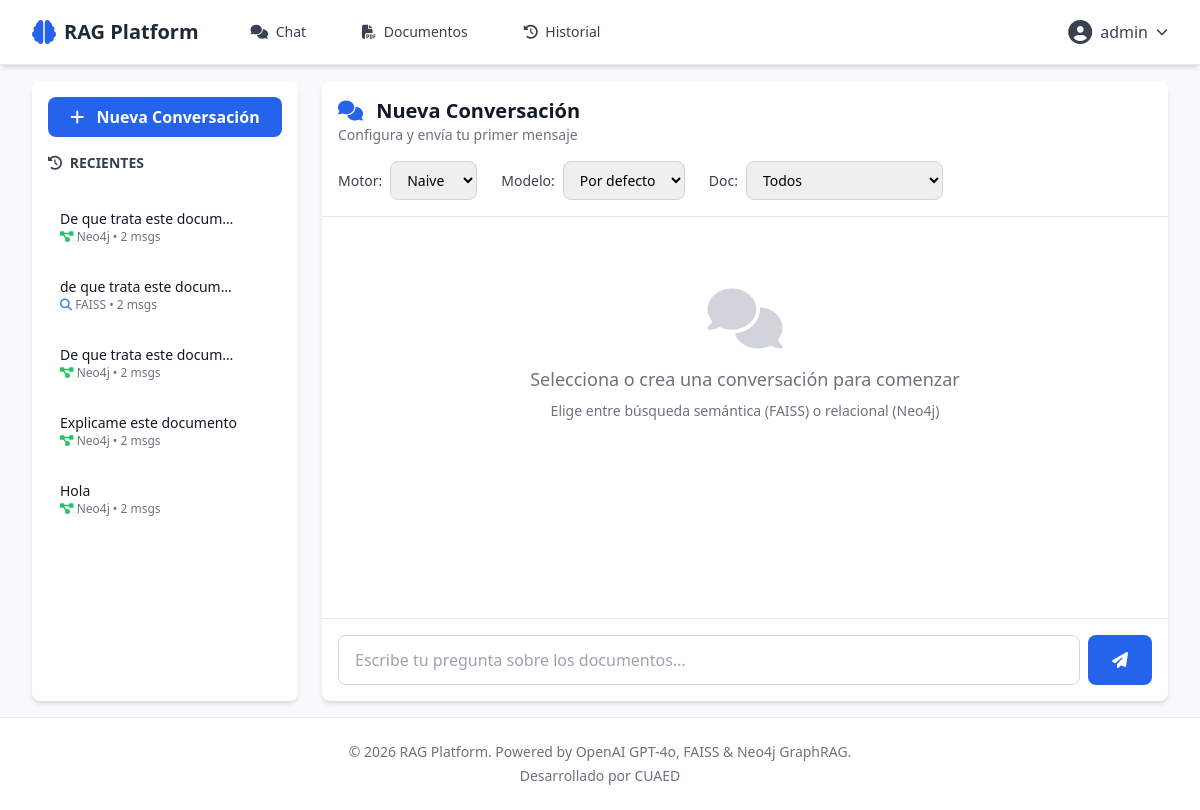
The page /chat/ (signed in) on the database its author committed.
### rag_platform/accounts/models.py (models this page shows, shortened)
class User(AbstractUser):
    bio = models.TextField(max_length=500, blank=True, verbose_name='Biografía')
    avatar = models.ImageField(upload_to='avatars/', null=True, blank=True, verbose_name='Avatar')
    created_at = models.DateTimeField(auto_now_add=True, verbose_name='Fecha de registro')
    updated_at = models.DateTimeField(auto_now=True, verbose_name='Última actualización')
    preferred_engine = models.CharField(
        max_length=10,
        choices=[('faiss', 'FAISS'), ('neo4j', 'Neo4j')],
        default='faiss',
        verbose_name='Motor preferido'
    )
    class Meta:
        verbose_name = 'Usuario'
        verbose_name_plural = 'Usuarios'
        ordering = ['-created_at']

### rag_platform/chat/models.py (models this page shows, shortened)
class Conversation(models.Model):
    user = models.ForeignKey(
        settings.AUTH_USER_MODEL,
        on_delete=models.CASCADE,
        related_name='conversations',
        verbose_name='Usuario'
    )
    title = models.CharField(max_length=255, verbose_name='Título')
    engine_used = models.CharField(
        max_length=10,
        choices=[('faiss', 'FAISS'), ('neo4j', 'Neo4j')],
        default='faiss',
        verbose_name='Motor utilizado'
    )
    created_at = models.DateTimeField(auto_now_add=True, verbose_name='Fecha de creación')
    updated_at = models.DateTimeField(auto_now=True, verbose_name='Última actualización')
    is_active = models.BooleanField(default=True, verbose_name='Activa')
    class Meta:
        verbose_name = 'Conversación'
        verbose_name_plural = 'Conversaciones'
        ordering = ['-updated_at']
        indexes = [
            models.Index(fields=['-updated_at']),
            models.Index(fields=['user', '-updated_at']),
        ]

### rag_platform/chat/views.py (the view)
# urls.py: path('', views.dashboard, name='dashboard'),
@login_required
def dashboard(request):
    conversations = Conversation.objects.filter(
        user=request.user,
        is_active=True
    ).annotate(
        message_count=Count('messages')
    )[:20]
    total_conversations = request.user.conversations.filter(is_active=True).count()
    total_messages = Message.objects.filter(conversation__user=request.user).count()
    documents = Document.objects.filter(
        user=request.user,
        status='completed'
    )
    context = {
        'conversations': conversations,
        'total_conversations': total_conversations,
        'total_messages': total_messages,
        'documents': documents,
        'preferred_engine': request.user.preferred_engine,
    }
    return render(request, 'chat/dashboard.html', context)

### rag_platform/templates/chat/dashboard.html (shortened to what this page needs)
{% extends 'base.html' %}
{% block main_class %}max-w-7xl mx-auto px-4 sm:px-6 lg:px-8 py-4{% endblock %}
{% block content %}
<div class="grid grid-cols-12 gap-6" style="height: calc(100vh - 180px);">
    <div class="col-span-12 md:col-span-3 bg-white rounded-lg shadow-md p-4 flex flex-col overflow-hidden">
        <div class="mb-4">
            <button
                id="new-conversation-btn"
                class="w-full bg-blue-600 hover:bg-blue-700 text-white font-semibold py-2 px-4 rounded-lg transition duration-200"
            >
                <i class="fas fa-plus mr-2"></i> Nueva Conversación
            </button>
        </div>
        <div class="mb-4">
            <h3 class="text-sm font-semibold text-gray-700 uppercase mb-2">
                <i class="fas fa-history mr-1"></i> Recientes
            </h3>
        </div>
        <div id="conversations-list" class="space-y-2 overflow-y-auto flex-1">
            {% for conv in conversations %}
            <div class="group relative p-3 rounded-lg hover:bg-gray-100 transition duration-200 cursor-pointer conversation-item" data-id="{{ conv.id }}" data-title="{{ conv.title }}" data-engine="{{ conv.engine_used }}">
                <div class="flex-1 min-w-0 pr-8">
                    <p class="text-sm font-medium text-gray-900 truncate">
                        {{ conv.title }}
                    </p>
                    <p class="text-xs text-gray-500">
                        {% if conv.engine_used == 'faiss' %}
                        <i class="fas fa-search text-blue-500"></i> FAISS
                        {% else %}
                        <i class="fas fa-project-diagram text-green-500"></i> Neo4j
                        {% endif %}
                        • {{ conv.message_count }} msgs
                    </p>
                </div>
            </div>
            {% empty %}
            <p class="text-sm text-gray-500 text-center py-4">
                No hay conversaciones aún
            </p>
            {% endfor %}
        </div>
    </div>
    <div class="col-span-12 md:col-span-9 bg-white rounded-lg shadow-md flex flex-col overflow-hidden">
        <div class="border-b border-gray-200 p-4 flex-shrink-0">
            <div class="flex items-center justify-between flex-wrap gap-4">
                <div>
                    <h2 id="chat-title" class="text-xl font-bold text-gray-900">
                        <i class="fas fa-comments text-blue-600 mr-2"></i>
                        Nueva Conversación
                    </h2>
                    <p id="chat-subtitle" class="text-sm text-gray-500">Configura y envía tu primer mensaje</p>
                </div>
                <div id="selectors-container" class="flex items-center space-x-4 flex-wrap gap-2">
                    <div class="flex items-center space-x-2">
                        <label class="text-sm font-medium text-gray-700">Motor:</label>
                        <select
                            id="engine-selector"
                            class="px-3 py-2 border border-gray-300 rounded-lg focus:ring-2 focus:ring-blue-500 text-sm"
                        >
                            <option value="faiss">Naive</option>
                        </select>
                    </div>
                    <div class="flex items-center space-x-2">
                        <label class="text-sm font-medium text-gray-700">Modelo:</label>
                        <select
                            id="llm-selector"
                            class="px-3 py-2 border border-gray-300 rounded-lg focus:ring-2 focus:ring-blue-500 text-sm"
                        >
                            <option value="">Por defecto</option>
                        </select>
                    </div>
                    <div class="flex items-center space-x-2">
                        <label class="text-sm font-medium text-gray-700">Doc:</label>
                        <select
                            id="document-selector"
                            class="px-3 py-2 border border-gray-300 rounded-lg focus:ring-2 focus:ring-blue-500 text-sm"
                        >
                            <option value="">Todos</option>
                        </select>
                    </div>
                </div>
            </div>
        </div>
        <div id="messages-container" class="flex-1 overflow-y-auto p-6 space-y-4">
            <div class="text-center text-gray-500 py-12">
                <i class="fas fa-comments text-6xl mb-4 text-gray-300"></i>
                <p class="text-lg">Selecciona o crea una conversación para comenzar</p>
                <p class="text-sm mt-2">Elige entre búsqueda semántica (FAISS) o relacional (Neo4j)</p>
            </div>
        </div>
        <div class="border-t border-gray-200 p-4 flex-shrink-0">
            <form id="chat-form" class="flex space-x-2">
                <input
                    type="text"
                    id="message-input"
                    placeholder="Escribe tu pregunta sobre los documentos..."
                    class="flex-1 px-4 py-3 border border-gray-300 rounded-lg focus:ring-2 focus:ring-blue-500 focus:border-transparent"
                    required
                >
                <button
                    type="submit"
                    id="send-btn"
                    class="bg-blue-600 hover:bg-blue-700 text-white font-semibold px-6 py-3 rounded-lg transition duration-200 disabled:opacity-50 disabled:cursor-not-allowed"
                >
                    <i class="fas fa-paper-plane"></i>
                </button>
            </form>
        </div>
    </div>
</div>
{% endblock %}

### rag_platform/templates/base.html (shortened to what this page needs)
<!DOCTYPE html>
<html lang="es">
<head>
    <script src="https://cdn.tailwindcss.com"></script>
    <link rel="stylesheet" href="https://cdnjs.cloudflare.com/ajax/libs/font-awesome/6.5.1/css/all.min.css">
</head>
<body class="bg-gray-50 min-h-screen">
    {% if user.is_authenticated %}
    <nav class="bg-white shadow-md border-b border-gray-200">
        <div class="max-w-7xl mx-auto px-4 sm:px-6 lg:px-8">
            <div class="flex justify-between h-16">
                <div class="flex items-center">
                    <a href="{% url 'chat:dashboard' %}" class="flex items-center">
                        <i class="fas fa-brain text-blue-600 text-2xl mr-2"></i>
                        <span class="text-xl font-bold text-gray-800">RAG Platform</span>
                    </a>
                    <div class="hidden md:flex ml-10 space-x-8">
                        <a href="{% url 'chat:dashboard' %}" class="text-gray-700 hover:text-blue-600 px-3 py-2 rounded-md text-sm font-medium">
                            <i class="fas fa-comments mr-1"></i> Chat
                        </a>
                        <a href="{% url 'documents:list' %}" class="text-gray-700 hover:text-blue-600 px-3 py-2 rounded-md text-sm font-medium">
                            <i class="fas fa-file-pdf mr-1"></i> Documentos
                        </a>
                        <a href="{% url 'chat:history' %}" class="text-gray-700 hover:text-blue-600 px-3 py-2 rounded-md text-sm font-medium">
                            <i class="fas fa-history mr-1"></i> Historial
                        </a>
                    </div>
                </div>
                <div class="flex items-center space-x-4">
                    <div class="relative">
                        <button id="user-menu-button" class="flex items-center space-x-2 text-gray-700 hover:text-blue-600 focus:outline-none">
                            <i class="fas fa-user-circle text-2xl"></i>
                            <span class="hidden md:block">{{ user.username }}</span>
                            <i class="fas fa-chevron-down text-xs"></i>
                        </button>
                    </div>
                </div>
            </div>
        </div>
    </nav>
    {% endif %}
    <main class="{% block main_class %}max-w-7xl mx-auto px-4 sm:px-6 lg:px-8 py-8{% endblock %}">
        {% block content %}{% endblock %}
    </main>
    <footer class="bg-white border-t border-gray-200 mt-auto">
        <div class="max-w-7xl mx-auto px-4 sm:px-6 lg:px-8 py-6">
            <div class="text-center text-gray-500 text-sm">
                <p>&copy; 2026 RAG Platform. Powered by OpenAI GPT-4o, FAISS & Neo4j GraphRAG.</p>
                <p class="mt-1">Desarrollado por CUAED</p>
            </div>
        </div>
    </footer>
</body>
</html>

### rows shown on the page
User: username "admin"
Conversation: title "De que trata este docum…", engine_used "neo4j" (drawn), message_count "2"
Conversation: title "de que trata este docum…", engine_used "faiss" (drawn), message_count "2"
Conversation: title "De que trata este docum…", engine_used "neo4j" (drawn), message_count "2"
Conversation: title "Explicame este documento", engine_used "neo4j" (drawn), message_count "2"
Conversation: title "Hola", engine_used "neo4j" (drawn), message_count "2"
